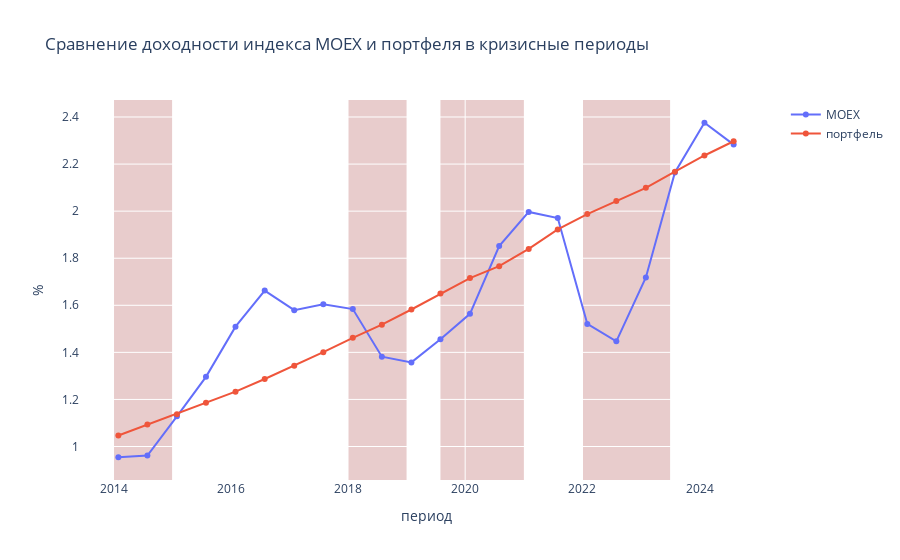

Notebook source saved alongside this figure:
### Markdown cell above
Также, в данной работе будут проверены ряд гипотез.
H0: Робоадвайзинговая система, которая направлена на снижение риска портфеля, состоящего из акций рынка ‘MOEX’, в кризисные периоды может достигнуть доходности не хуже, чем среднее по рынку.
H1: Робоадвайзинговая система, которая направлена на снижение риска портфеля, вне кризисные периоды сможет показать доходность лучше, чем среднее по рынку.
H2: Робоадвайзинговая система, которая направлена на снижение риска портфеля, в долгосрочном периоде, в котором были не только кризисы, сможет показать в итоге доходность выше, чем среднее по рынку.

### Code cell
def cumulative_log_return(df: pd.DataFrame) -> pd.DataFrame:
    log_returns = np.log(df / df.shift(1))  # Логарифмическая доходность
    cumulative_log_returns = log_returns.cumsum()  # Кумулятивная логарифмическая доходность
    return cumulative_log_returns

moex = pd.read_csv('data/stoks_data/MOEX.csv', usecols=["TRADEDATE", "OPEN"], parse_dates=["TRADEDATE"])
moex = moex.set_index("TRADEDATE")
moex = moex[moex.index >= '2014-01-01 00:00:00']
moex = moex[moex.index < '2025-01-01 00:00:00']
periods = generate_half_year_dates(moex)
moex['income'] = cumulative_log_return(moex['OPEN'])

income = []
for per in periods:
    stop = per + pd.DateOffset(months=6)
    period_data = moex[(moex.index >= per) & (moex.index < stop)].copy()
    # print(per,  period_data['income'].mean())
    income.append(1+period_data['income'].mean())

sub = data_portfel
sub['fact_proc'] = 1 + sub["fact_income"]/200
sub["fact_cum_proc"] = sub["fact_proc"].cumprod()
sub["fact_cum_percent"] = (sub["fact_proc"].cumprod() - 1) * 100

fig = go.Figure()
fig.add_trace(go.Scatter(y=income, x=periods, mode="lines+markers", name="MOEX"))
fig.add_trace(go.Scatter(y=sub["fact_cum_proc"], x=sub["period"], mode="lines+markers", name="портфель"))
# fig.add_hline(y=1.5, line_color='black', line_width=2, line_dash='dot')
# fig.add_hline(y=2, line_color='black', line_width=2, line_dash='dot')

fig.add_shape(
    type="rect",
    x0="2014-01-01", x1="2015-01-01",  # границы по оси X
    y0=0, y1=1,                        # границы по оси Y (нормированы, если relayout или axis range не указан)
    xref="x", yref="paper",           # x — дата (ось X), y — вся высота графика (от 0 до 1)
    fillcolor="darkred",
    opacity=0.2,
    layer="below",
    line_width=0,
)

fig.add_shape(
    type="rect",
    x0="2019-07-31", x1="2021-01-01",  # границы по оси X
    y0=0, y1=1,                        # границы по оси Y (нормированы, если relayout или axis range не указан)
    xref="x", yref="paper",           # x — дата (ось X), y — вся высота графика (от 0 до 1)
    fillcolor="darkred",
    opacity=0.2,
    layer="below",
    line_width=0,
)

fig.add_shape(
    type="rect",
    x0="2018-01-01", x1="2019-01-01",  # границы по оси X
    y0=0, y1=1,                        # границы по оси Y (нормированы, если relayout или axis range не указан)
    xref="x", yref="paper",           # x — дата (ось X), y — вся высота графика (от 0 до 1)
    fillcolor="darkred",
    opacity=0.2,
    layer="below",
    line_width=0,
)

fig.add_shape(
    type="rect",
    x0="2022-01-01", x1="2023-07-01",  # границы по оси X
    y0=0, y1=1,                        # границы по оси Y (нормированы, если relayout или axis range не указан)
    xref="x", yref="paper",           # x — дата (ось X), y — вся высота графика (от 0 до 1)
    fillcolor="darkred",
    opacity=0.2,
    layer="below",
    line_width=0,
)


fig.update_layout(
        title="Сравнение доходности индекса MOEX и портфеля в кризисные периоды",
        xaxis_title="период",
        yaxis_title="%",
        plot_bgcolor="white",
        xaxis=dict(showgrid=True),
        yaxis=dict(showgrid=True),
    )
fig.show()

### Figure 1 — Plotly figure (JSON) as saved in the notebook; plotly's stock layout.template omitted (floating-point values rounded to 4 significant figures)
{"data": [{"mode": "lines+markers", "name": "MOEX", "type": "scatter", "x": ["2014-01-31T00:00:00", "2014-07-31T00:00:00", "2015-01-31T00:00:00", "2015-07-31T00:00:00", "2016-01-31T00:00:00", "2016-07-31T00:00:00", "2017-01-31T00:00:00", "2017-07-31T00:00:00", "2018-01-31T00:00:00", "2018-07-31T00:00:00", "2019-01-31T00:00:00", "2019-07-31T00:00:00", "2020-01-31T00:00:00", "2020-07-31T00:00:00", "2021-01-31T00:00:00", "2021-07-31T00:00:00", "2022-01-31T00:00:00", "2022-07-31T00:00:00", "2023-01-31T00:00:00", "2023-07-31T00:00:00", "2024-01-31T00:00:00", "2024-07-31T00:00:00"], "y": [0.9543, 0.9615, 1.128, 1.296, 1.509, 1.662, 1.579, 1.605, 1.584, 1.382, 1.357, 1.456, 1.564, 1.851, 1.997, 1.971, 1.521, 1.447, 1.718, 2.165, 2.376, 2.283]}, {"mode": "lines+markers", "name": "портфель", "type": "scatter", "x": ["2014-01-31", "2014-07-31", "2015-01-31", "2015-07-31", "2016-01-31", "2016-07-31", "2017-01-31", "2017-07-31", "2018-01-31", "2018-07-31", "2019-01-31", "2019-07-31", "2020-01-31", "2020-07-31", "2021-01-31", "2021-07-31", "2022-01-31", "2022-07-31", "2023-01-31", "2023-07-31", "2024-01-31", "2024-07-31"], "y": [1.047, 1.093, 1.137, 1.186, 1.233, 1.287, 1.343, 1.401, 1.462, 1.518, 1.582, 1.65, 1.716, 1.766, 1.84, 1.923, 1.987, 2.043, 2.099, 2.168, 2.236, 2.297]}], "layout": {"plot_bgcolor": "white", "shapes": [{"fillcolor": "darkred", "layer": "below", "line": {"width": 0}, "opacity": 0.2, "type": "rect", "x0": "2014-01-01", "x1": "2015-01-01", "xref": "x", "y0": 0, "y1": 1, "yref": "paper"}, {"fillcolor": "darkred", "layer": "below", "line": {"width": 0}, "opacity": 0.2, "type": "rect", "x0": "2019-07-31", "x1": "2021-01-01", "xref": "x", "y0": 0, "y1": 1, "yref": "paper"}, {"fillcolor": "darkred", "layer": "below", "line": {"width": 0}, "opacity": 0.2, "type": "rect", "x0": "2018-01-01", "x1": "2019-01-01", "xref": "x", "y0": 0, "y1": 1, "yref": "paper"}, {"fillcolor": "darkred", "layer": "below", "line": {"width": 0}, "opacity": 0.2, "type": "rect", "x0": "2022-01-01", "x1": "2023-07-01", "xref": "x", "y0": 0, "y1": 1, "yref": "paper"}], "title": {"text": "Сравнение доходности индекса MOEX и портфеля в кризисные периоды"}, "xaxis": {"showgrid": true, "title": {"text": "период"}}, "yaxis": {"showgrid": true, "title": {"text": "%"}}}}
